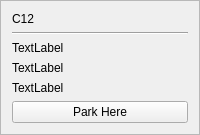
        <widget class="QFrame" name="frame_48">
         <property name="frameShape">
          <enum>QFrame::StyledPanel</enum>
         </property>
         <property name="frameShadow">
          <enum>QFrame::Plain</enum>
         </property>
         <layout class="QGridLayout" name="gridLayout_65">
          <item row="0" column="0">
           <layout class="QVBoxLayout" name="verticalLayout_64">
            <item>
             <widget class="QLabel" name="label_64">
              <property name="text">
               <string>C12</string>
              </property>
             </widget>
            </item>
            <item>
             <widget class="Line" name="line_64">
              <property name="orientation">
               <enum>Qt::Horizontal</enum>
              </property>
             </widget>
            </item>
            <item>
             <widget class="QLabel" name="c12TakenLbl">
              <property name="text">
               <string>TextLabel</string>
              </property>
             </widget>
            </item>
            <item>
             <widget class="QLabel" name="c12handLbl">
              <property name="text">
               <string>TextLabel</string>
              </property>
             </widget>
            </item>
            <item>
             <widget class="QLabel" name="takenByLblc12">
              <property name="text">
               <string>TextLabel</string>
              </property>
             </widget>
            </item>
            <item>
             <widget class="QPushButton" name="c12Btn">
              <property name="text">
               <string>Park Here</string>
              </property>
             </widget>
            </item>
           </layout>
          </item>
         </layout>
        </widget>
